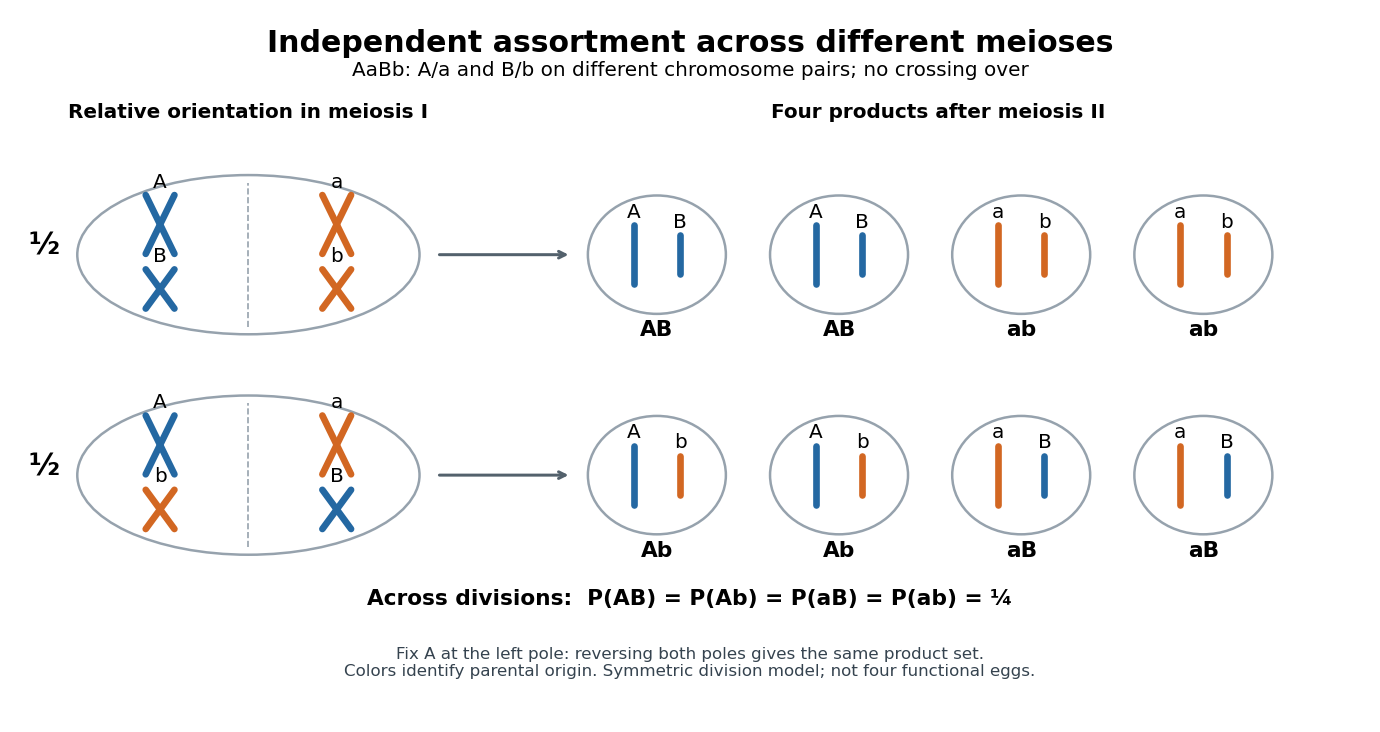

Generate this figure with Python:
"""Draw two relative homolog orientations, with no crossing over.

Run from _media with Python 3.14, matplotlib 3.10.7 and numpy 2.3.5.
The two modes identify whole-pole reversal; each has probability one half.
"""
from pathlib import Path

import matplotlib.pyplot as plt
from matplotlib.patches import Ellipse

COLORS = {"A": "#2468a2", "B": "#2468a2", "a": "#d26722", "b": "#d26722"}


def chromosome(ax, x, y, allele, replicated):
    length = 0.72 if allele.upper() == "A" else 0.48
    if replicated:
        for sign in (-1, 1):
            ax.plot([x - sign * 0.13, x + sign * 0.13],
                    [y - length / 2, y + length / 2], color=COLORS[allele],
                    lw=4, solid_capstyle="round")
    else:
        ax.plot([x, x], [y - length / 2, y + length / 2],
                color=COLORS[allele], lw=4, solid_capstyle="round")
    ax.text(x, y + length / 2 + 0.09, allele, ha="center", fontsize=12)


def main():
    fig, ax = plt.subplots(figsize=(11.5, 6.1), dpi=120)
    fig.patch.set_facecolor("white")
    ax.set_facecolor("white")
    ax.set(xlim=(0, 12), ylim=(0, 7.8))
    ax.axis("off")
    ax.text(6, 7.63, "Independent assortment across different meioses",
            ha="center", va="top", fontsize=18, weight="bold")
    ax.text(6, 7.05,
            "AaBb: A/a and B/b on different chromosome pairs; no crossing over",
            ha="center", fontsize=12)
    ax.text(2, 6.54, "Relative orientation in meiosis I",
            ha="center", fontsize=12, weight="bold")
    ax.text(8.25, 6.54, "Four products after meiosis II",
            ha="center", fontsize=12, weight="bold")
    for y, left_b, right_b, products in [
            (4.86, "B", "b", ("AB", "AB", "ab", "ab")),
            (2.16, "b", "B", ("Ab", "Ab", "aB", "aB"))]:
        ax.add_patch(Ellipse((2, y), 3.1, 1.95, edgecolor="#96a2ad",
                             facecolor="white", lw=1.5))
        ax.plot([2, 2], [y - 0.88, y + 0.88], ls="--", lw=1, color="#96a2ad")
        for xx, alleles in [(1.2, ("A", left_b)), (2.8, ("a", right_b))]:
            chromosome(ax, xx, y + 0.37, alleles[0], True)
            chromosome(ax, xx, y - 0.42, alleles[1], True)
        ax.text(0.15, y, "½", ha="center", fontsize=18, weight="bold")
        ax.annotate("", xy=(4.93, y), xytext=(3.7, y),
                    arrowprops=dict(arrowstyle="->", color="#53616c", lw=1.8))
        for x, product in zip((5.7, 7.35, 9.0, 10.65), products):
            ax.add_patch(Ellipse((x, y), 1.25, 1.45, edgecolor="#96a2ad",
                                 facecolor="white", lw=1.5))
            chromosome(ax, x - 0.21, y, product[0], False)
            chromosome(ax, x + 0.21, y, product[1], False)
            ax.text(x, y - 1.0, product, ha="center", fontsize=13, weight="bold")
    ax.text(6, 0.57, "Across divisions:  P(AB) = P(Ab) = P(aB) = P(ab) = ¼",
            ha="center", fontsize=13, weight="bold")
    ax.text(6, 0.06,
            "Fix A at the left pole: reversing both poles gives the same product set.\n"
            "Colors identify parental origin. Symmetric division model; not four functional eggs.",
            ha="center", va="top", fontsize=10, color="#35434f")
    fig.subplots_adjust(left=0.02, right=0.98, top=0.98, bottom=0.11)
    fig.savefig(Path.cwd() / (Path(__file__).stem + ".png"), facecolor="white",
                transparent=False)
    plt.close(fig)


if __name__ == "__main__":
    main()
